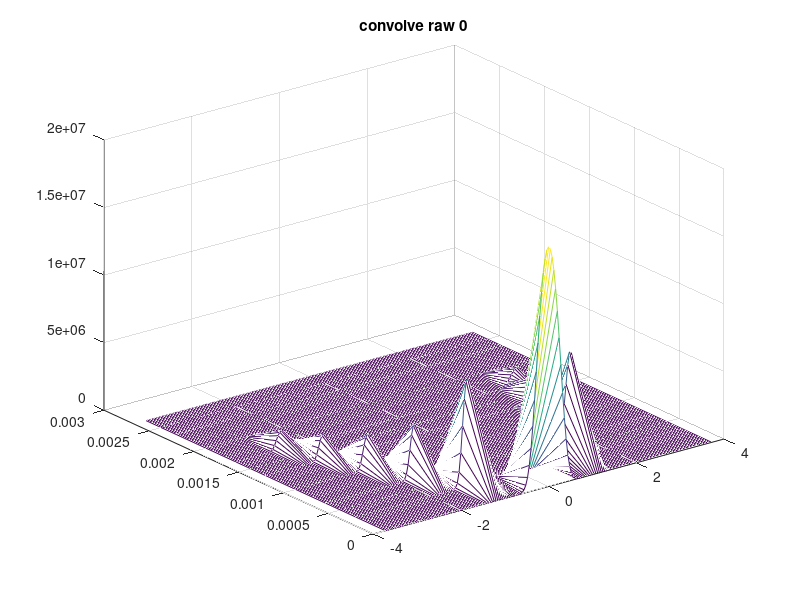
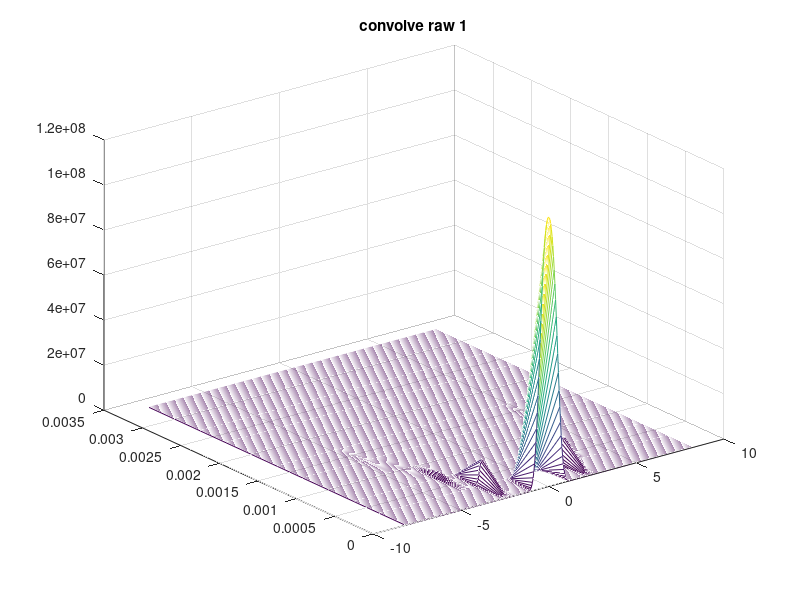

The MATLAB script that drew these images, in order:

mmm = dlmread ('convolve_raw_0.dat');
y = linspace(0,(2+2/3)/1000, 9);
x = linspace( -3.7200, 3.7200, 187);
MMM = [round((mmm(:,1)+3.72)/0.04) + 1 ,round(mmm(:,2)*3000) + 1, mmm(:,3) ];

for i = 1:rows(MMM)
      z0(MMM(i,2),MMM(i,1)) = MMM(i,3);
endfor

[X,Y] = meshgrid(x,y);
figure
mesh(X,Y,z0);
title('convolve raw 0')

mmm = dlmread ('convolve_raw_1.dat');
y = linspace(0,1/300, 11);
x = linspace( -8.16, 8.16, 409);
MMM = [round((mmm(:,1)+8.16)/0.04) + 1 ,round(mmm(:,2)*3000) + 1, mmm(:,3) ];

for i = 1:rows(MMM)
      z1(MMM(i,2),MMM(i,1)) = MMM(i,3);
endfor

[X,Y] = meshgrid(x,y);
figure
mesh(X,Y,z1);
title('convolve raw 1')

conv = conv2( z0, z1)